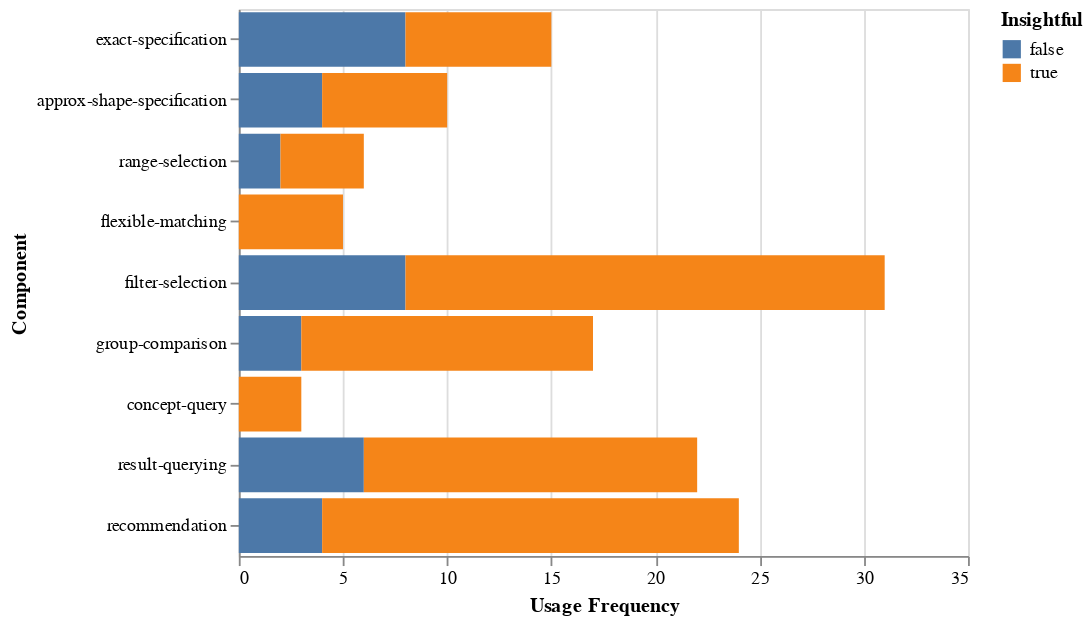

The code cell stored with this chart in its notebook:
### Code cell
alt.Chart(df_frequency_by_component).mark_bar().encode(
    alt.X("Usage Frequency",aggregate="sum",title="Usage Frequency"),
    alt.Y("Component",sort=['exact-specification','approx-shape-specification','range-selection','flexible-matching',
                            'filter-selection','group-comparison',
                            'concept-query', 'result-querying','recommendation','control']),
    color = "Insightful"
)

### Figure 1 — Vega-Lite specification as saved in the notebook (floating-point values rounded to 4 significant figures)
{"$schema": "https://vega.github.io/schema/vega-lite/v2.6.0.json", "config": {"view": {"height": 300, "width": 400}}, "data": {"name": "data-a01b917821b4fa1e8d69ecc0edce5c0c"}, "datasets": {"data-a01b917821b4fa1e8d69ecc0edce5c0c": [{"Component": "approx-shape-specification", "Insightful": false, "Usage Frequency": 1, "session_id": 0, "user": "A3"}, {"Component": "approx-shape-specification", "Insightful": false, "Usage Frequency": 1, "session_id": 0, "user": "M1"}, {"Component": "approx-shape-specification", "Insightful": false, "Usage Frequency": 2, "session_id": 6, "user": "G2"}, {"Component": "approx-shape-specification", "Insightful": true, "Usage Frequency": 1, "session_id": 1, "user": "A3"}, {"Component": "approx-shape-specification", "Insightful": true, "Usage Frequency": 1, "session_id": 2, "user": "A2"}, {"Component": "approx-shape-specification", "Insightful": true, "Usage Frequency": 1, "session_id": 3, "user": "G3"}, {"Component": "approx-shape-specification", "Insightful": true, "Usage Frequency": 1, "session_id": 4, "user": "A1"}, {"Component": "approx-shape-specification", "Insightful": true, "Usage Frequency": 1, "session_id": 4, "user": "G2"}, {"Component": "approx-shape-specification", "Insightful": true, "Usage Frequency": 1, "session_id": 8, "user": "G2"}, {"Component": "concept-query", "Insightful": true, "Usage Frequency": 1, "session_id": 6, "user": "A1"}, {"Component": "concept-query", "Insightful": true, "Usage Frequency": 1, "session_id": 7, "user": "A1"}, {"Component": "concept-query", "Insightful": true, "Usage Frequency": 1, "session_id": 7, "user": "G2"}, {"Component": "exact-specification", "Insightful": false, "Usage Frequency": 1, "session_id": 0, "user": "A3"}, {"Component": "exact-specification", "Insightful": false, "Usage Frequency": 1, "session_id": 0, "user": "M1"}, {"Component": "exact-specification", "Insightful": false, "Usage Frequency": 2, "session_id": 1, "user": "M3"}, {"Component": "exact-specification", "Insightful": false, "Usage Frequency": 1, "session_id": 2, "user": "M1"}, {"Component": "exact-specification", "Insightful": false, "Usage Frequency": 2, "session_id": 2, "user": "M2"}, {"Component": "exact-specification", "Insightful": false, "Usage Frequency": 1, "session_id": 5, "user": "A3"}, {"Component": "exact-specification", "Insightful": true, "Usage Frequency": 3, "session_id": 3, "user": "M2"}, {"Component": "exact-specification", "Insightful": true, "Usage Frequency": 2, "session_id": 4, "user": "A1"}, {"Component": "exact-specification", "Insightful": true, "Usage Frequency": 2, "session_id": 4, "user": "G2"}, {"Component": "filter-selection", "Insightful": false, "Usage Frequency": 1, "session_id": 1, "user": "A1"}, {"Component": "filter-selection", "Insightful": false, "Usage Frequency": 1, "session_id": 1, "user": "G2"}, {"Component": "filter-selection", "Insightful": false, "Usage Frequency": 1, "session_id": 2, "user": "G2"}, {"Component": "filter-selection", "Insightful": false, "Usage Frequency": 1, "session_id": 2, "user": "M1"}, {"Component": "filter-selection", "Insightful": false, "Usage Frequency": 2, "session_id": 3, "user": "A1"}, {"Component": "filter-selection", "Insightful": false, "Usage Frequency": 2, "session_id": 5, "user": "G2"}, {"Component": "filter-selection", "Insightful": true, "Usage Frequency": 5, "session_id": 0, "user": "A1"}, {"Component": "filter-selection", "Insightful": true, "Usage Frequency": 1, "session_id": 0, "user": "A2"}, {"Component": "filter-selection", "Insightful": true, "Usage Frequency": 3, "session_id": 1, "user": "A2"}, {"Component": "filter-selection", "Insightful": true, "Usage Frequency": 1, "session_id": 2, "user": "A1"}, {"Component": "filter-selection", "Insightful": true, "Usage Frequency": 2, "session_id": 2, "user": "A3"}, {"Component": "filter-selection", "Insightful": true, "Usage Frequency": 1, "session_id": 3, "user": "A3"}, {"Component": "filter-selection", "Insightful": true, "Usage Frequency": 3, "session_id": 3, "user": "M1"}, {"Component": "filter-selection", "Insightful": true, "Usage Frequency": 1, "session_id": 4, "user": "A1"}, {"Component": "filter-selection", "Insightful": true, "Usage Frequency": 2, "session_id": 4, "user": "G2"}, {"Component": "filter-selection", "Insightful": true, "Usage Frequency": 1, "session_id": 4, "user": "M2"}, {"Component": "filter-selection", "Insightful": true, "Usage Frequency": 1, "session_id": 6, "user": "A1"}, {"Component": "filter-selection", "Insightful": true, "Usage Frequency": 1, "session_id": 7, "user": "A1"}, {"Component": "filter-selection", "Insightful": true, "Usage Frequency": 1, "session_id": 7, "user": "G2"}, {"Component": "flexible-matching", "Insightful": true, "Usage Frequency": 1, "session_id": 0, "user": "M3"}, {"Component": "flexible-matching", "Insightful": true, "Usage Frequency": 3, "session_id": 1, "user": "A3"}, {"Component": "flexible-matching", "Insightful": true, "Usage Frequency": 1, "session_id": 1, "user": "G3"}, {"Component": "group-comparison", "Insightful": false, "Usage Frequency": 3, "session_id": 5, "user": "A1"}, {"Component": "group-comparison", "Insightful": true, "Usage Frequency": 5, "session_id": 0, "user": "M2"}, {"Component": "group-comparison", "Insightful": true, "Usage Frequency": 4, "session_id": 0, "user": "M3"}, {"Component": "group-comparison", "Insightful": true, "Usage Frequency": 1, "session_id": 1, "user": "M1"}, {"Component": "group-comparison", "Insightful": true, "Usage Frequency": 1, "session_id": 1, "user": "M2"}, {"Component": "group-comparison", "Insightful": true, "Usage Frequency": 1, "session_id": 2, "user": "A2"}, {"Component": "group-comparison", "Insightful": true, "Usage Frequency": 1, "session_id": 4, "user": "M2"}, {"Component": "group-comparison", "Insightful": true, "Usage Frequency": 1, "session_id": 6, "user": "A1"}, {"Component": "range-selection", "Insightful": false, "Usage Frequency": 1, "session_id": 2, "user": "G1"}, {"Component": "range-selection", "Insightful": false, "Usage Frequency": 1, "session_id": 3, "user": "A2"}, {"Component": "range-selection", "Insightful": true, "Usage Frequency": 1, "session_id": 1, "user": "A3"}, {"Component": "range-selection", "Insightful": true, "Usage Frequency": 1, "session_id": 1, "user": "M1"}, {"Component": "range-selection", "Insightful": true, "Usage Frequency": 1, "session_id": 2, "user": "A1"}, {"Component": "range-selection", "Insightful": true, "Usage Frequency": 1, "session_id": 8, "user": "G2"}, {"Component": "recommendation", "Insightful": false, "Usage Frequency": 3, "session_id": 1, "user": "G2"}, {"Component": "recommendation", "Insightful": false, "Usage Frequency": 1, "session_id": 5, "user": "G2"}, {"Component": "recommendation", "Insightful": true, "Usage Frequency": 1, "session_id": 0, "user": "A2"}, {"Component": "recommendation", "Insightful": true, "Usage Frequency": 4, "session_id": 0, "user": "G1"}, {"Component": "recommendation", "Insightful": true, "Usage Frequency": 1, "session_id": 0, "user": "G2"}, {"Component": "recommendation", "Insightful": true, "Usage Frequency": 3, "session_id": 1, "user": "A2"}, {"Component": "recommendation", "Insightful": true, "Usage Frequency": 3, "session_id": 1, "user": "G3"}, {"Component": "recommendation", "Insightful": true, "Usage Frequency": 1, "session_id": 1, "user": "M1"}, {"Component": "recommendation", "Insightful": true, "Usage Frequency": 2, "session_id": 3, "user": "G1"}, {"Component": "recommendation", "Insightful": true, "Usage Frequency": 1, "session_id": 3, "user": "G3"}, {"Component": "recommendation", "Insightful": true, "Usage Frequency": 1, "session_id": 4, "user": "M2"}, {"Component": "recommendation", "Insightful": true, "Usage Frequency": 1, "session_id": 7, "user": "G2"}, {"Component": "recommendation", "Insightful": true, "Usage Frequency": 2, "session_id": 8, "user": "G2"}, {"Component": "result-querying", "Insightful": false, "Usage Frequency": 2, "session_id": 0, "user": "A3"}, {"Component": "result-querying", "Insightful": false, "Usage Frequency": 1, "session_id": 1, "user": "A1"}, {"Component": "result-querying", "Insightful": false, "Usage Frequency": 1, "session_id": 2, "user": "G1"}, {"Component": "result-querying", "Insightful": false, "Usage Frequency": 1, "session_id": 2, "user": "G2"}, {"Component": "result-querying", "Insightful": false, "Usage Frequency": 1, "session_id": 3, "user": "A2"}, {"Component": "result-querying", "Insightful": true, "Usage Frequency": 1, "session_id": 0, "user": "A1"}, {"Component": "result-querying", "Insightful": true, "Usage Frequency": 1, "session_id": 0, "user": "A2"}, {"Component": "result-querying", "Insightful": true, "Usage Frequency": 2, "session_id": 0, "user": "M3"}, {"Component": "result-querying", "Insightful": true, "Usage Frequency": 3, "session_id": 1, "user": "A2"}, {"Component": "result-querying", "Insightful": true, "Usage Frequency": 1, "session_id": 1, "user": "A3"}, {"Component": "result-querying", "Insightful": true, "Usage Frequency": 1, "session_id": 1, "user": "G1"}, {"Component": "result-querying", "Insightful": true, "Usage Frequency": 1, "session_id": 1, "user": "G3"}, {"Component": "result-querying", "Insightful": true, "Usage Frequency": 1, "session_id": 2, "user": "M3"}, {"Component": "result-querying", "Insightful": true, "Usage Frequency": 2, "session_id": 3, "user": "G1"}, {"Component": "result-querying", "Insightful": true, "Usage Frequency": 2, "session_id": 3, "user": "M2"}, {"Component": "result-querying", "Insightful": true, "Usage Frequency": 1, "session_id": 7, "user": "G2"}]}, "encoding": {"color": {"field": "Insightful", "type": "nominal"}, "x": {"aggregate": "sum", "field": "Usage Frequency", "title": "Usage Frequency", "type": "quantitative"}, "y": {"field": "Component", "sort": ["exact-specification", "approx-shape-specification", "range-selection", "flexible-matching", "filter-selection", "group-comparison", "concept-query", "result-querying", "recommendation", "control"], "type": "nominal"}}, "mark": "bar"}
